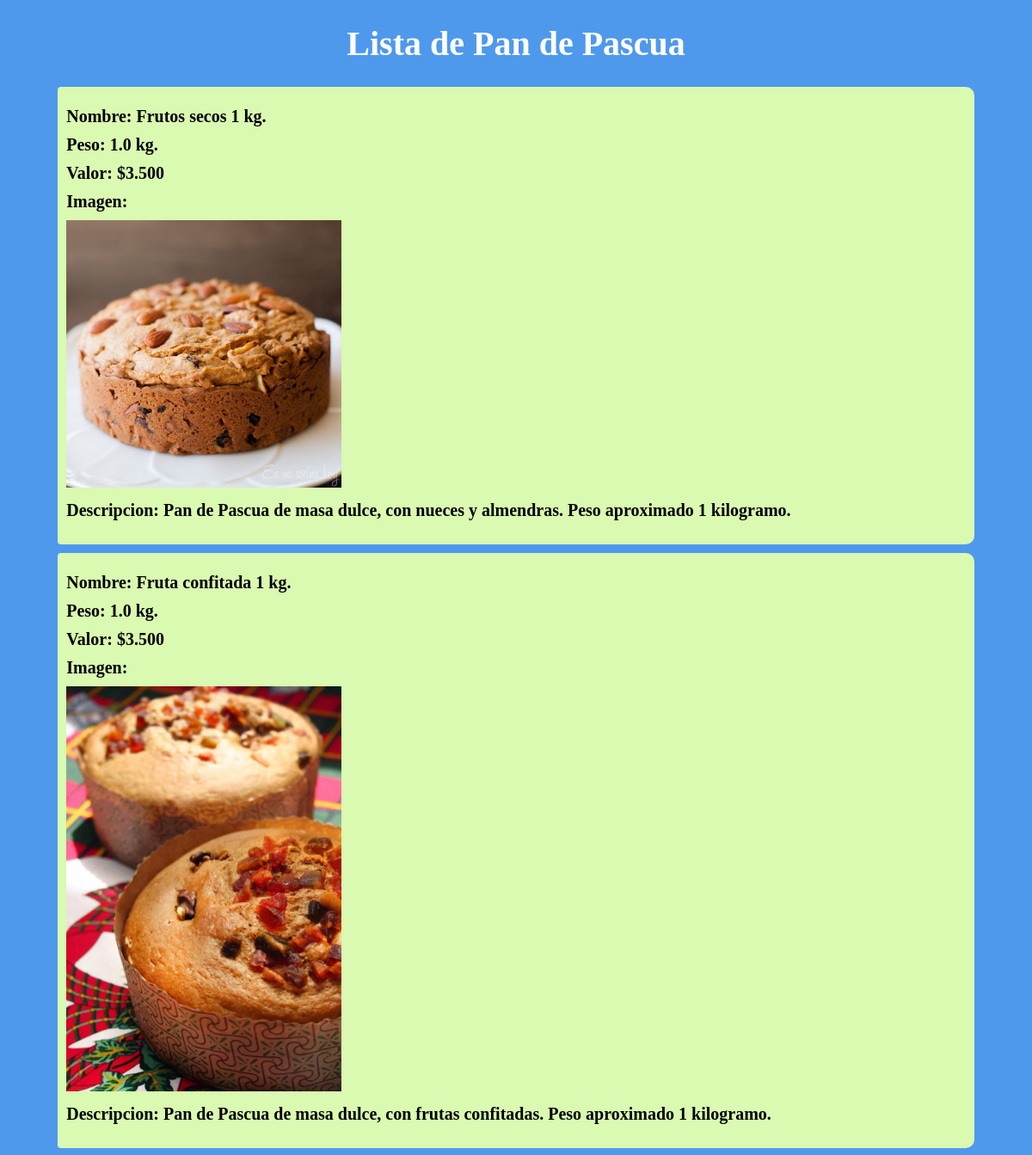
The page /resultado on the database as committed earlier.
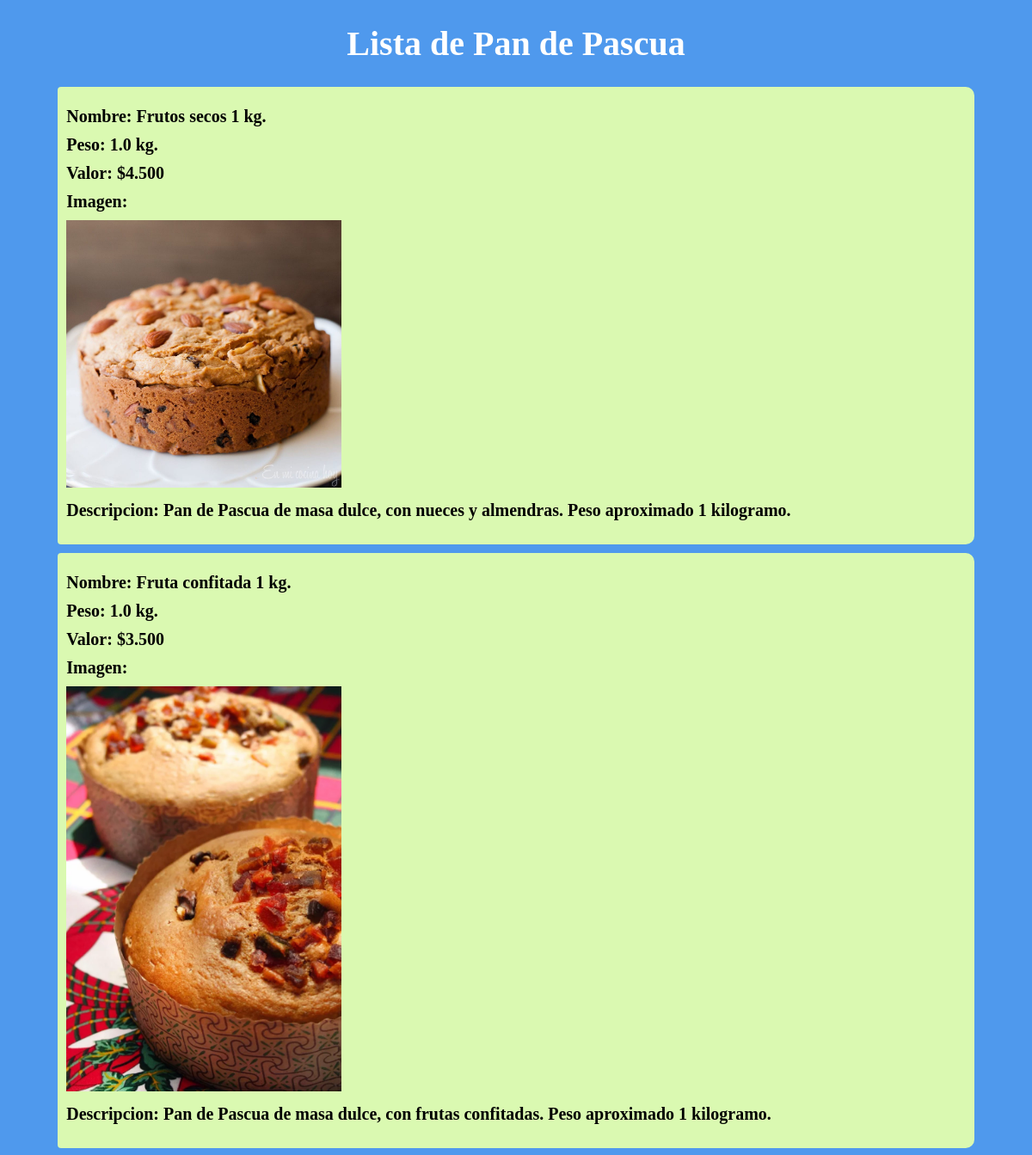
The same page on the database as committed later.
### pandepascua/models.py (models this page shows, shortened)
class PanPascua(models.Model):
    nombre=models.CharField(max_length=30)
    peso=models.DecimalField(max_digits=2, decimal_places=1)
    valor=models.IntegerField()
    image=models.ImageField(upload_to="photos")
    descripcion=models.TextField()

### pandepascua/views.py (the view)
# urls.py: path("resultado",views.res, name="resultado"),
def res(request):
     Datos=PanPascua.objects.all()
     return render(request, "pandepascua/resultado.html",{"pandepascua":Datos})

### pandepascua/templates/pandepascua/resultado.html (shortened to what this page needs)
{% extends "pandepascua/base.html" %}
{% load static %}
{% load humanize %}
{% block estilos %}
<link rel="stylesheet" type="text/css" href="{% static 'css/resultados.css' %}">
{% endblock %}
{% block banner %}
<h1>Lista de Pan de Pascua </h1>
{% endblock %}
{% block contenido %}
{% for object in pandepascua%}
<div class="info">
    <p id="Nombre"> <br/>Nombre: {{object.nombre}}</p>
    <p id="Peso">Peso: {{object.peso}} kg.</p>
    <p id="Valor">Valor: ${{object.valor|intcomma}}</p>
    <p> Imagen:</p>
    <p><img src="{{object.image.url}}" style="width:320px;height:320;"></p>
    <p id="Descripcion">Descripcion: {{object.descripcion}}</p>
<br>
</div>
{% endfor %}
{% endblock %}

### pandepascua/templates/pandepascua/base.html (shortened to what this page needs)
{% load static %}
<!DOCTYPE html>
<html lang="es" dir="ltr">
  <head>
    {% block estilos %}{% endblock %}
  </head>
  <body>
    {% block banner %}
    {% endblock %}
    {% block contenido %}
    {% endblock %}
  </body>
</html>

### pandepascua/static/css/resultados.css (style rules this page uses)
body { background-color:#4f99ed; color:black; }
.info { margin:auto; background-color:#daf9b1; width:90%; border-radius:4px 10px 10px 4px; }
p { font-size:20px; font-weight:bold; margin-left:0.5em; margin-top:0.5em; margin-bottom:0.5em; }
h1 { text-align:center; font-size:40px; color:white; }

Rows that differ between the two databases and show on the page:
changed PanPascua "Frutos secos 1 kg.": valor "3.500" → "4.500"
